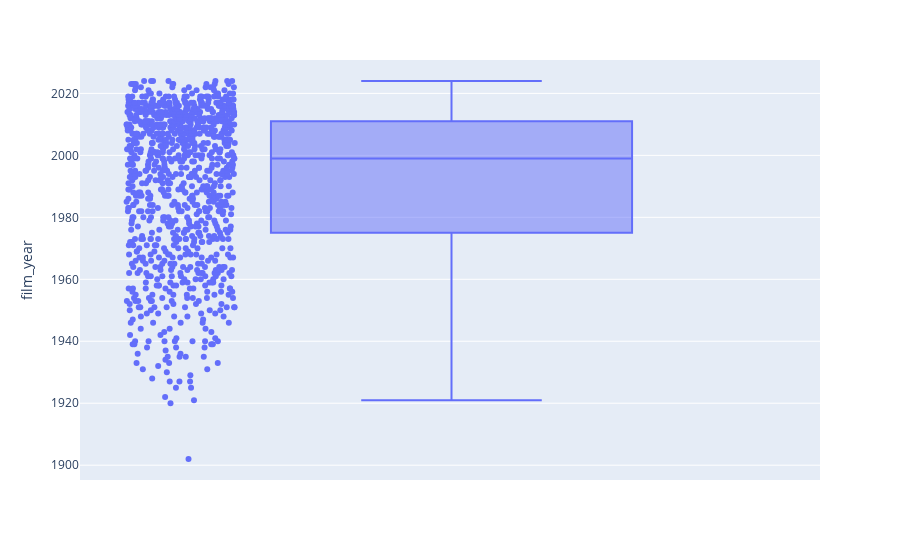
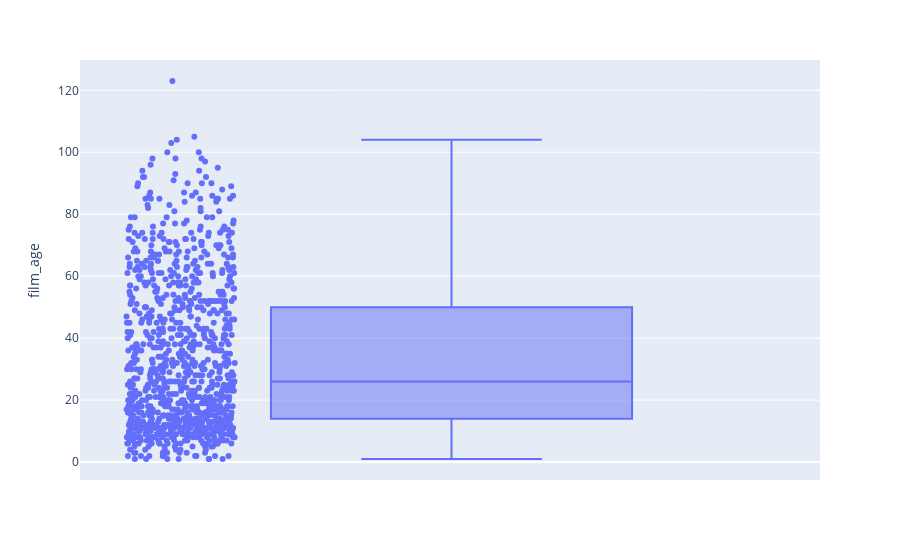
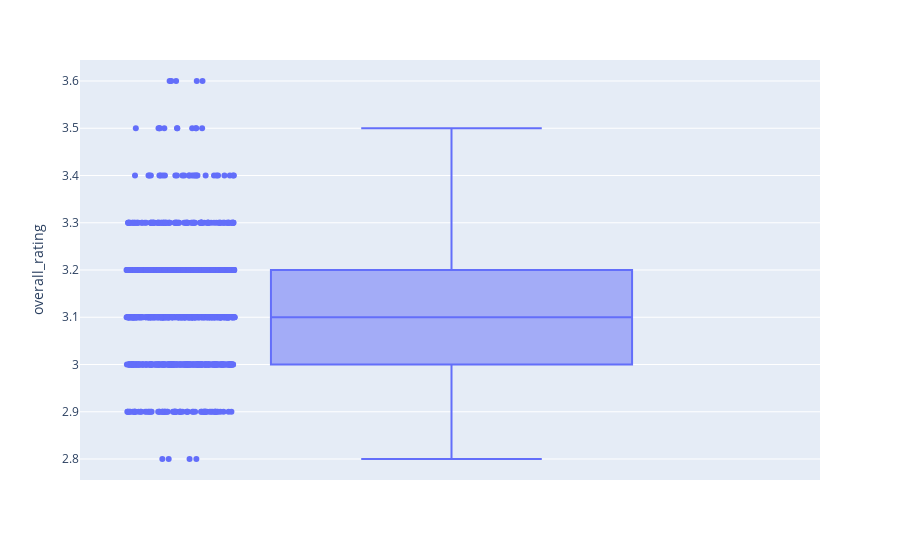

Source (notebook cell) for these figures, in order:
### Code cell
for col in numerical_columns:
    fig = px.box(movies, y = col, points='all')
    fig.show()

### Figure 1 — Plotly figure (JSON) as saved in the notebook; plotly's stock layout.template omitted (floating-point values rounded to 4 significant figures; data arrays with more than 128 entries replaced by an {"elided": "..."} marker saying what was removed)
{"data": [{"alignmentgroup": "True", "boxpoints": "all", "hovertemplate": "film_year=%{y}<extra></extra>", "legendgroup": "", "marker": {"color": "#636efa"}, "name": "", "notched": false, "offsetgroup": "", "orientation": "v", "showlegend": false, "type": "box", "x0": " ", "xaxis": "x", "y": {"elided": "1000 int values"}, "y0": " ", "yaxis": "y"}], "layout": {"boxmode": "group", "legend": {"tracegroupgap": 0}, "margin": {"t": 60}, "xaxis": {"anchor": "y", "domain": [0, 1]}, "yaxis": {"anchor": "x", "domain": [0, 1], "title": {"text": "film_year"}}}}

### Figure 2 — Plotly figure (JSON) as saved in the notebook; plotly's stock layout.template omitted (floating-point values rounded to 4 significant figures; data arrays with more than 128 entries replaced by an {"elided": "..."} marker saying what was removed)
{"data": [{"alignmentgroup": "True", "boxpoints": "all", "hovertemplate": "film_age=%{y}<extra></extra>", "legendgroup": "", "marker": {"color": "#636efa"}, "name": "", "notched": false, "offsetgroup": "", "orientation": "v", "showlegend": false, "type": "box", "x0": " ", "xaxis": "x", "y": {"elided": "1000 int values"}, "y0": " ", "yaxis": "y"}], "layout": {"boxmode": "group", "legend": {"tracegroupgap": 0}, "margin": {"t": 60}, "xaxis": {"anchor": "y", "domain": [0, 1]}, "yaxis": {"anchor": "x", "domain": [0, 1], "title": {"text": "film_age"}}}}

### Figure 3 — Plotly figure (JSON) as saved in the notebook; plotly's stock layout.template omitted (floating-point values rounded to 4 significant figures; data arrays with more than 128 entries replaced by an {"elided": "..."} marker saying what was removed)
{"data": [{"alignmentgroup": "True", "boxpoints": "all", "hovertemplate": "overall_rating=%{y}<extra></extra>", "legendgroup": "", "marker": {"color": "#636efa"}, "name": "", "notched": false, "offsetgroup": "", "orientation": "v", "showlegend": false, "type": "box", "x0": " ", "xaxis": "x", "y": {"elided": "1000 float values"}, "y0": " ", "yaxis": "y"}], "layout": {"boxmode": "group", "legend": {"tracegroupgap": 0}, "margin": {"t": 60}, "xaxis": {"anchor": "y", "domain": [0, 1]}, "yaxis": {"anchor": "x", "domain": [0, 1], "title": {"text": "overall_rating"}}}}
